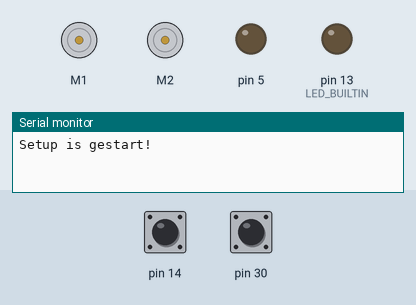
Bench run of a sketch on a simulated Arduino Leonardo, built with avr-gcc and run on an emulated ATmega32U4. On the bench: 2 × DC motor (green arrow = forward, orange = backward, longer = faster), output pins drawn as LEDs (lit = HIGH), the last lines printed to the serial monitor. The test bench sets the inputs (shaded band); at power-on: pin 14 HIGH, pin 30 HIGH.

Above: at 4.2 s.
4.3 s: pin 14 pulled LOW for 0.15 s
At 6.7 s:
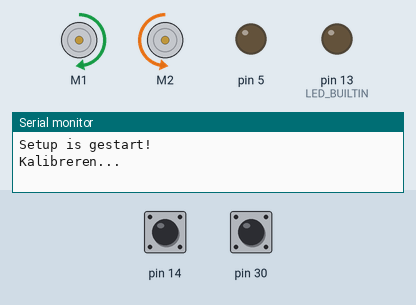
At 12.0 s:
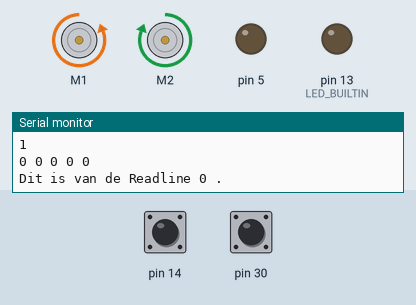
Timing chart, 0 to 13.5 s (numbered marks = the images above; inputs shaded):
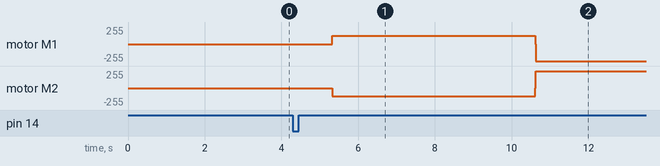

Measured:
- after the input at 4.3 s, motor M1: stopped → forward 127/255 after 1.0 s, → backward 255/255 5.3 s later; motor M2: stopped → backward 127/255 after 1.0 s, → forward 255/255 5.3 s later

The sketch:

LineSensors.ino
```cpp
#include "LineSensors.h"
#include "Motors.h"
#include "inertial_sensor.h"
#include <Zumo32U4.h>
#include <Wire.h>

// Hier worden de objecten gemaakt die aangeroepen worden.
Zumo32U4ButtonC buttonC;
Zumo32U4ButtonB buttonB;
Zumo32U4IMU imu;
LineSensors myLineSensors;
InertialSensor inertialSensor1;
Motors myMotors;
int MaxSpeed; // Globaal variabel voor maximale snelheid.

// Dit is de standaard setup functie, deze wordt 1x uitgevoerd. Hier worden alle snelheden op 0 gezet van de motoren
// en alle sensoren/serial monitoren gestart.
void setup() {

  pinMode(LED_BUILTIN, OUTPUT);
  myMotors.stop();
  Serial.begin(9600);
  delay(3000);
  Serial.println("Setup is gestart!");
  Wire.begin();
  imu.enableDefault();
  MaxSpeed = myMotors.speedBlack(); // De default snelheid is de snelheid van de zwarte lijn, omdat deze het meest voorkomt.
}
// Dit is de loop functie, hier gebeurt alle logica.
void loop() {
  int start = myLineSensors.startup(); // Dit zorgt ervoor dat deze functie niet nog een keer volledig wordt uitgevoerd.
  // if (buttonC.getSingleDebouncedPress()){
  //   myMotors.stop();
  //   start = 0;
  // }
  if (start == 1) {
    // int  MaxSpeed = myMotors.speedBlack();
    // Serial.print("Dit is MaxSpeed");
    // Serial.print(MaxSpeed);
    // Serial.print(".\n");
    myLineSensors.checkWaardesLS();  // Roep de loop methode van het object aan

// Dit is een stukje logica die het kalibratie proces nog een keer doorloopt zodra buttonB wordt ingedrukt.
    if (buttonB.getSingleDebouncedPress()) {
      myMotors.stop();
      delay(2000);
      myLineSensors.calibrateLineSensor();
      MaxSpeed = myMotors.speedBlack();
    }
    bool allWhite = false;
    int LineWaardes = myLineSensors.checkLijnen(allWhite);
    // if (LineWaardes = -1){
    // myMotors.straight();
    // }
    myLineSensors.KleurCheck();
    String kleur = myLineSensors.LSrouteVersturen();  // Bewaar het resultaat van KleurCheck
    myMotors.lineFollow(MaxSpeed, LineWaardes, allWhite, kleur);
// Hieronder staat de implementatie voor andere kleuren, maar hier hadden wij helaas geen tijd meer voor.
// De logica is er wel maar het is nog niet goed genoeg afgesteld en geimplementeerd om het perfect werkend te krijgen.

    // if (kleur == "Groen") {
    //   Serial.print("Groen is aan. \n ");
    //   MaxSpeed = myMotors.speedGreen();
    //   myMotors.lineFollow(MaxSpeed, LineWaardes, allWhite);
    // }
    // else if (kleur == "GrijsLR"){
    //   Serial.print("GrijsLR is aan ");
    //   myMotors.stop();
    //   delay(5000);
    //   myMotors.speedBlack();
    //   kleur = " ";
    // }
    // else if (kleur == "GrijsL") {
    //   Serial.print("GrijsL is aan ");
    //      while (LineWaardes != 0);{
    //       myMotors.lineFollow(MaxSpeed, LineWaardes, allWhite );
    //      }
    //     myMotors.turnLeft();
    //     kleur = " ";
    //  }
    // else if (kleur == "GrijsR") {
    //   Serial.print("GrijsR is aan ");
    //     while (LineWaardes != 4000);{
    //       myMotors.lineFollow(MaxSpeed, LineWaardes, allWhite );
    //      }

    //     myMotors.turnRight();
    //     kleur = " ";
    //  }
    //     // else if (kleur == "Bruin Links") {
    //     //     myMotors.speedBruinL();  // Veronderstel dat deze functie bestaat
    //     //    kleur = " ";
    //     // } else if (kleur == "Bruin Rechts") {
    //     //     myMotors.speedBruinR();  // Veronderstel dat deze functie bestaat
    //     //    kleur = " ";
    //     // }
    //     else if (kleur == "Zwart") {
    //       int MaxSpeed = myMotors.speedBlack();
    //       myMotors.lineFollow(MaxSpeed, LineWaardes, allWhite);
    //       kleur = " ";
    //     }
  }
}
```

LineSensors.cpp
```cpp
#include "LineSensors.h"
#include <Zumo32U4.h>

// Maak een object aan voor de Zumo32U4ButtonA ,Zumo32U4LineSensors en Zumo32U4Motors
Zumo32U4ButtonA buttonA;
Zumo32U4LineSensors lineSensors;
Zumo32U4Motors motors;

// initialiseer 5 sensoren
LineSensors::LineSensors()
  : LaatsteGelezenUitvoer(0) {
  for (int i = 0; i < 5; ++i) {
    lineSensorValues[i] = 0;
  }
}

// Checkt of het al eerder is gestart en of knop a is ingedrukt.
// Roept de functie initFiveSensors aan en zet de groene led als output op pin 5
// Roept de functie calibrateLineSensor aan. Start de seriele communicatie en return status
int LineSensors::startup() {
  if (status == 0) {
    if (buttonA.getSingleDebouncedPress()) {
      delay(1000);
      lineSensors.initFiveSensors();
      pinMode(5, OUTPUT);
      calibrateLineSensor();
      Serial.begin(9600);
      status = 1;
      Serial.println(status);
      return status;
    }
  }
}
// Deze functie controleert of er 100 milliseconden zijn verstreken sinds de laatste lezing,
// leest de lijnsensorwaarden en stuurt deze naar de seriële poort.
int LineSensors::checkWaardesLS() {
  if ((uint16_t)(millis() - LaatsteGelezenUitvoer) >= 100) {
    LaatsteGelezenUitvoer = millis();
    lineSensors.readCalibrated(lineSensorValues);
    printReadingsToSerial();
    return 0;
  }
}
// kalibreert de LineSensors door de zumo een rondje te laten rijden.
int LineSensors::calibrateLineSensor() {
  Serial.println("Kalibreren...");
  for (int j = 0; j < 3; j++) {
    for (int i = 0; i < 50; i++) {
      lineSensors.calibrate();
      motors.setLeftSpeed(200);
      motors.setRightSpeed(-200);
      delay(10);
    }
  }
  motors.setLeftSpeed(0);
  motors.setRightSpeed(0);
  return 0;
}
// Mapped de values van de LineSensors tot 10.000 om het makkelijker te maken om de waardes te lezen voor de kleuren.
// Print de mappedvalues
void LineSensors::printReadingsToSerial() {
  for (uint8_t i = 0; i < 5; i++) {
    int mappedValue = map(lineSensorValues[i], 0, 1000, 0, 10000);
    Serial.print(mappedValue);
    Serial.print(" ");
  }
  Serial.println();
}
// Kijkt of een van de sensoren een kleur ziet wat anders is dan wit als die dat ziet dan zet die de bool allWhite op false.
// Geeft de readline waardes op de int16_t position.
// Print de waarde van position en return die.
int LineSensors::checkLijnen(bool &allWhite) {
  int16_t position = lineSensors.readLine(lineSensorValues);
  allWhite = true;
  for (uint8_t i = 0; i < 5; ++i) {
    if (lineSensorValues[i] > 100) {
      allWhite = false;
      break;
    }
    Serial.print("Dit is van de Readline ");
    Serial.print(position);
    Serial.print(" .\n");
    return position;
  }
}
// Zet de mapped waardes van elke sensor op een int LSKleur
int LineSensors::KleurCheck() {
  for (int i = 0; i < 5; ++i) {
    if (i == 0) {
      LSKleur = map(lineSensorValues[i], 0, 1000, 0, 10000);
    }
    if (i == 1) {
      LSKleur1 = map(lineSensorValues[i], 0, 1000, 0, 10000);
    }
    if (i == 2) {
      LSKleur2 = map(lineSensorValues[i], 0, 1000, 0, 10000);
    }
    if (i == 3) {
      LSKleur3 = map(lineSensorValues[i], 0, 1000, 0, 10000);
    }
    if (i == 4) {
      LSKleur4 = map(lineSensorValues[i], 0, 1000, 0, 10000);
    }
  }
}
// Check welke kleuren op de int LSKleur0-4 staan. Als de waardes binnen een van de aangegeven waardes valt return dan een string met de kleur naam.
String LineSensors::LSrouteVersturen() {
  String kleur;
  if ((LSKleur > 1500 && LSKleur < 2000) && (LSKleur4 > 1700 && LSKleur4 < 2200)) {
    Serial.print("GrijsL+R Waar! ");
    kleur = "GrijsLR";
    return kleur;
  } else if (LSKleur > 1500 && LSKleur < 2000) {
    Serial.print("GrijsL Waar! ");
    kleur = "GrijsL";
    return kleur;
  } else if (LSKleur4 > 1700 && LSKleur4 < 2200) {
    Serial.print("GrijsR Waar! ");
    kleur = "GrijsR";
    return kleur;
  } else if (LSKleur1 > 600 && LSKleur1 < 1500 || LSKleur2 > 600 && LSKleur2 < 1500 || LSKleur3 > 600 && LSKleur3 < 1500) {
    Serial.print("Groen Waar! ");
    kleur = "Groen";
    return kleur;
  } else if (LSKleur > 2500 && LSKleur < 3000) {
    Serial.print("BruinL Waar! ");
    kleur = "BruinL";
    return kleur;
  } else if (LSKleur4 > 2700 && LSKleur4 < 3500) {
    Serial.print("BruinR Waar! ");
    kleur = "BruinR";
    return kleur;
  } else {
    kleur = "Zwart";
    return kleur;
  }
  return kleur;
}
```

LineSensors.h
```cpp
#ifndef LINESENSORS_H
#define LINESENSORS_H
#include <Wire.h>
#include <Zumo32U4.h>
#include "Motors.h"

class LineSensors {
private:
    uint16_t LaatsteGelezenUitvoer;
    uint16_t lineSensorValues[5];
    int DonkersteSensor = 0;
    int LSSensorwaarde;
    int LSKleur  =0 ;
    int LSKleur1 =0;
    int LSKleur2 =0;
    int LSKleur3 =0;
    int LSKleur4 =0;
    int status = 0;
    unsigned int blackThreshold;
    unsigned int greenThreshold;
    unsigned int whiteThreshold;

public:
    LineSensors(); // Constructor
    int calibrateLineSensor();
    int startup();
    int checkWaardesLS();
    void printReadingsToSerial();
    int checkLijnen(bool &allWhite);
    int berekenFout();
    String LSrouteVersturen();
    int KleurCheck();
    int SensorenE();
    void initSensors();
    int readLineSensors();
    void updateThresholds();
    bool detectColor(int sensorIndex, unsigned int thresholdLow, unsigned int thresholdHigh);
};

#endif // LINESENSORS_H
```

Motors.cpp
```cpp
#include "Motors.h"
#include "LineSensors.h"
#include <Zumo32U4.h>
#include <Wire.h>

//#define wordt gedaan zodat er KP, KD en KI gebruikt kan worden en makkelijk de waardes kunnen veranderen waar nodig.
#define KP 0.8  // Waarde voor de kp, hiermee wordt de P regelaar beinvloed.
#define KD 1.2  // Waarde voor de kd, hiermee wordt de D regelaar beinvloed.
#define KI 0.0  // Waarde voor de ki, hiermee wordt de I regelaar beinvloed (Deze hebben wij niet nodig gehad voor de Zumo.).

// De waarde voor turnDelay heeft Timo handmatig getest met volle batterijen. Dit is de tijd die nodig is voor het volledig draaien van de Robot op 300 speed.
#define turnDelay 1050
#define defaultDelay 1000

// Default constructor met een aantal standaard waardes, dit voorkomt dat de waardes ergens anders nog bepaald moeten worden.
Motors::Motors()
  : speedLeft(0), speedRight(0), userSpeed(0), lastError(0), integral(0), command(0), errorLeft(false), errorRight(false), countsLeft(0), countsRight(0) {}

// Dit is de main functie voor het volgen van de lijn, er wordt gebruikt gemaakt van een PID-controller om de veranderingen in de snelheid te bepalen.

int Motors::lineFollow(int maxSpeed, int lineValues, bool allWhite, String kleur) {

  // Hier wordt de PID regelaar ingesteld met uitgerekende waardes, deze waardes zijn voornamelijk meetwaardes die wij meegeven.
  int position = lineValues;
  error = position - 2000;  // Dit zou afhankelijk moeten zijn van de breedte van de lijnsensoren
  integral += error;
  int derivative = error - lastError;
  int motorSpeed = KP * error + KD * derivative + KI * integral;

  // Dit is de functie voor wanneer de Zumo robot alleen wit ziet, zodat de robot enkel vooruit blijft rijden.
  if (allWhite) {
    straight();
  }
  // Hier wordt de snelheid van de robot aangepast naar de juiste waarde per motor.
  lastError = error;
  int leftSpeed = maxSpeed + motorSpeed;
  int rightSpeed = maxSpeed - motorSpeed;
  // Serial.print("MaxSpeed: ");
  // Serial.print(maxspeed );
  leftSpeed = constrain(leftSpeed, -400, 400);
  rightSpeed = constrain(rightSpeed, -400, 400);
  // if (kleur == "Groen"){
  //   leftSpeed = leftSpeed / 2;
  //   rightSpeed = rightSpeed / 2;
  // }
  // Serial.print("leftspeed: ");
  // Serial.print(leftSpeed );
  // Serial.print("righspeed: ");
  // Serial.print(rightSpeed );
  motors.setLeftSpeed(leftSpeed);
  motors.setRightSpeed(rightSpeed);
  delay(20);
  // Serial.print("error: ");
  // Serial.print(error);

  return 0;
}

// Hier is de default snelheid die gebruikt wordt wanneer de robot zwart ziet.
int Motors::speedBlack() {
  return 400;
}
// Hier is de default snelheid die gebruikt wordt wanneer de robot groen ziet.
int Motors::speedGreen() {
  return 200;
}

// Dit is een debug functie, deze hebben we gebruikt om te kunnen controlleren wat de snelheid is op bepaalde momenten.
void Motors::printSpeed() {
  Serial.print("Left speed: ");
  Serial.print(speedLeft);
  Serial.print("\tRight speed: ");
  Serial.println(speedRight);
}

// Dit is de handmatige aansturing van de robot. Deze controlleert de serial monitor op een char en bepaald welke functie er aangeroepen moet worden.
// Hier kunnen meer functies aan toegevoegd worden, voor meer controle over de robot in de handmatige modus.
void Motors::handleUserCommands() {
  if (Serial.available() > 0) {
    char command = Serial.read();
    switch (command) {
      case 'F':
        straight();
        break;
      case 'B':
        stop();
        break;
      case 'L':
        turnLeft();
        break;
      case 'R':
        turnRight();
        break;
      case 'S':
        stop();
        break;
    }
  }
}
// Default functie voor rechts sturen.
void Motors::turnRight() {
  motors.setLeftSpeed(200);
  motors.setRightSpeed(-200);
  delay(turnDelay);
  stop();
}
// Default functie voor links sturen.
void Motors::turnLeft() {
  motors.setLeftSpeed(-200);
  motors.setRightSpeed(200);
  delay(turnDelay);
  stop();
}
// Default functie voor rechtdoor rijden.
void Motors::straight() {
  motors.setLeftSpeed(200);
  motors.setRightSpeed(200);
}
// Default functie voor stoppen met rijden.
void Motors::stop() {
  motors.setLeftSpeed(0);
  motors.setRightSpeed(0);
}
// Default functie voor rechtsom draaien.
void Motors::circleClockwise() {
  motors.setLeftSpeed(200);
  motors.setRightSpeed(-200);
}
// Default functie voor linksom draaien.
void Motors::circleCounterClockwise() {
  motors.setLeftSpeed(-200);
  motors.setRightSpeed(200);
}
```

Motors.h
```cpp
#ifndef MOTORS_H
#define MOTORS_H

#include <Zumo32U4.h>

class Motors {
public:
    Motors();

    int speedBlack();
    int speedGreen();
    void printSpeed();
    void handleUserCommands();
    int lineFollow(int, int, bool, String);
    void checkEncoderErrors();
    void readEncoderCounts();
    void turnRight();
    void turnLeft();
    void straight();
    void stop();
    void circleClockwise();
    void circleCounterClockwise();

private:
    int speedLeft;
    int speedRight;
    int userSpeed;
    int maxSpeed;
    float kp = 0.2;
    float kd = 1;
    float ki = 0;
    int error= 0;
    int lastError;
    int integral;
    int command;
    bool errorLeft;
    bool errorRight;
    int countsLeft;
    int countsRight;
    int position = 0;
    char report1[20];

    Zumo32U4Motors motors;
    Zumo32U4Encoders encoders;
    Zumo32U4Buzzer buzzer;
    Zumo32U4LineSensors lineSensors;
    uint16_t sensors[3];
};

#endif
```

inertial_sensor.cpp
```cpp
#include "inertial_sensor.h"
#include <Zumo32U4.h>

// Deze alpha waarde is een waarde die aangepast kan worden, dit zorgt voor een andere weging in het berekenen van het gemiddelde.
const float InertialSensor::alpha = 0.8;

// Default constructor met die twee waardes meekrijgt, zodat deze niet op een andere waarde kunnen starten.
InertialSensor::InertialSensor()
  : lastGyroZ(0), averageGz(0.0) {}

// Dit is de setup functie, hiermee worden de IMU sensoren aangezet. Er is ook een exception toegevoegd voor het geval de initialize niet lukt hierbij wordt de rode led aangezet.
void InertialSensor::setup() {
  Wire.begin();

  if (!imu.init()) {
    ledRed(1);
    while (1) {
      Serial.println(F("Failed to initialize IMU sensors."));
      delay(100);
    }
  }
  imu.enableDefault();
}

// Dit is de functie die de waardes van de IMU sensoren leest, normaliseerd en uitrekend. Deze functie wordt ook gebruikt om in de serial monitor te kunnen printen welke kant de Zumo op stuurt.
void InertialSensor::readValues() {
  imu.read();
  int16_t normalizedGz = normalizeValue(imu.g.z, 32767);
  averageGz = alpha * normalizedGz + (1 - alpha) * averageGz;
  Serial.print("Gyro Z-axis: ");
  Serial.println(averageGz);
  if (averageGz > 20) {
    if (turnDirection != 69) {
      Serial.println("Turning left");
      turnDirection = 69;
    }
  } else if (averageGz < -20) {
    if (turnDirection != 2) {
      Serial.println("Turning right");
      turnDirection = 2;
    }
  } else {
    if (turnDirection != 420) {
      Serial.println("Stationary");
      turnDirection = 420;
    }
  }

  delay(100);
}
// Hier worden de waardes genormaliseerd met de map functie.
int16_t InertialSensor::normalizeValue(int16_t value, int16_t maxValue) {
  return map(value, -maxValue, maxValue, -1024, 1023);
}
// Hier wordt de laatste Z waarde van de Gyro terug gestuurd.
int16_t InertialSensor::getGyroZ() {
  return lastGyroZ;
}
```

inertial_sensor.h
```cpp
#ifndef INERTIAL_SENSOR_H
#define INERTIAL_SENSOR_H

#include <Wire.h>
#include <Zumo32U4.h>
#include <string.h>

class InertialSensor {
public:
  InertialSensor();
  void setup();
  void readValues();
  int16_t getGyroZ();

private:

  static const int numReadings = 10;
  int16_t readings[numReadings];
  int readIndex;
  int32_t totalGz;
  int16_t averageGz;
  static const float alpha;
  int16_t normalizeValue(int16_t value, int16_t maxValue);
  Zumo32U4IMU imu;
  int16_t lastGyroZ;
  int turnDirection;
};

#endif
```
